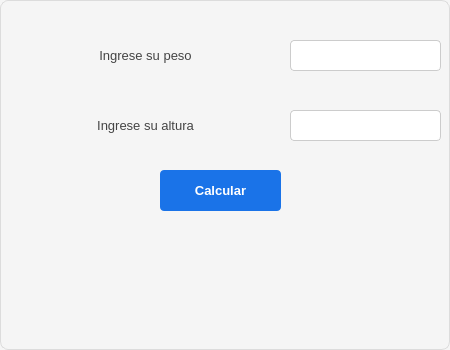
<?xml version="1.0" encoding="UTF-8"?>
<ui version="4.0">
 <class>Dialog</class>
 <widget class="QDialog" name="Dialog">
  <property name="geometry">
   <rect>
    <x>0</x>
    <y>0</y>
    <width>450</width>
    <height>350</height>
   </rect>
  </property>
  <property name="font">
   <font>
    <pointsize>10</pointsize>
   </font>
  </property>
  <property name="windowTitle">
   <string>Indice de masa corporal</string>
  </property>
  <property name="styleSheet">
   <string notr="true">/* Estilo general del diálogo */
QDialog {
    background-color: #f5f5f5;   /* Fondo claro */
    border: 1px solid #dcdcdc;   /* Borde sutil */
    border-radius: 8px;          /* Esquinas suaves */
    color: #333333;              /* Texto neutro */
}

/* Etiquetas */
QLabel {
    color: #444444;              /* Gris oscuro para contraste */
    padding: 4px;
}

/* Campos de texto */
QLineEdit {
    background-color: #ffffff;   /* Fondo blanco */
    border: 1px solid #cccccc;   /* Borde suave */
    border-radius: 4px;
    padding: 6px;
    selection-background-color: #87cefa; /* Azul claro al seleccionar */
    selection-color: #000000;
}

QLineEdit:focus {
    border: 1px solid #1a73e8;   /* Azul corporativo al enfocar */
    background-color: #fafafa;
}

/* Botones */
QPushButton {
    background-color: #1a73e8;   /* Azul profesional */
    color: #ffffff;
    border: none;
    border-radius: 4px;
    padding: 8px 14px;
    font-weight: bold;
}

QPushButton:hover {
    background-color: #1669c1;   /* Azul más intenso al pasar el cursor */
}

QPushButton:pressed {
    background-color: #0d47a1;   /* Azul profundo al presionar */
}

QPushButton:disabled {
    background-color: #e0e0e0;   /* Gris claro para deshabilitado */
    color: #888888;
}
</string>
  </property>
  <widget class="QLabel" name="label">
   <property name="geometry">
    <rect>
     <x>0</x>
     <y>40</y>
     <width>291</width>
     <height>31</height>
    </rect>
   </property>
   <property name="text">
    <string>Ingrese su peso</string>
   </property>
   <property name="alignment">
    <set>Qt::AlignCenter</set>
   </property>
  </widget>
  <widget class="QLabel" name="label_2">
   <property name="geometry">
    <rect>
     <x>0</x>
     <y>110</y>
     <width>291</width>
     <height>31</height>
    </rect>
   </property>
   <property name="text">
    <string>Ingrese su altura</string>
   </property>
   <property name="alignment">
    <set>Qt::AlignCenter</set>
   </property>
  </widget>
  <widget class="QLineEdit" name="ent_p">
   <property name="geometry">
    <rect>
     <x>290</x>
     <y>40</y>
     <width>151</width>
     <height>31</height>
    </rect>
   </property>
  </widget>
  <widget class="QLineEdit" name="ent_a">
   <property name="geometry">
    <rect>
     <x>290</x>
     <y>110</y>
     <width>151</width>
     <height>31</height>
    </rect>
   </property>
  </widget>
  <widget class="QPushButton" name="btn_calcular">
   <property name="geometry">
    <rect>
     <x>160</x>
     <y>170</y>
     <width>121</width>
     <height>41</height>
    </rect>
   </property>
   <property name="text">
    <string>Calcular</string>
   </property>
  </widget>
  <widget class="QLabel" name="lbl_resultado">
   <property name="geometry">
    <rect>
     <x>30</x>
     <y>240</y>
     <width>391</width>
     <height>61</height>
    </rect>
   </property>
   <property name="text">
    <string/>
   </property>
   <property name="alignment">
    <set>Qt::AlignCenter</set>
   </property>
  </widget>
 </widget>
 <resources/>
 <connections/>
</ui>
